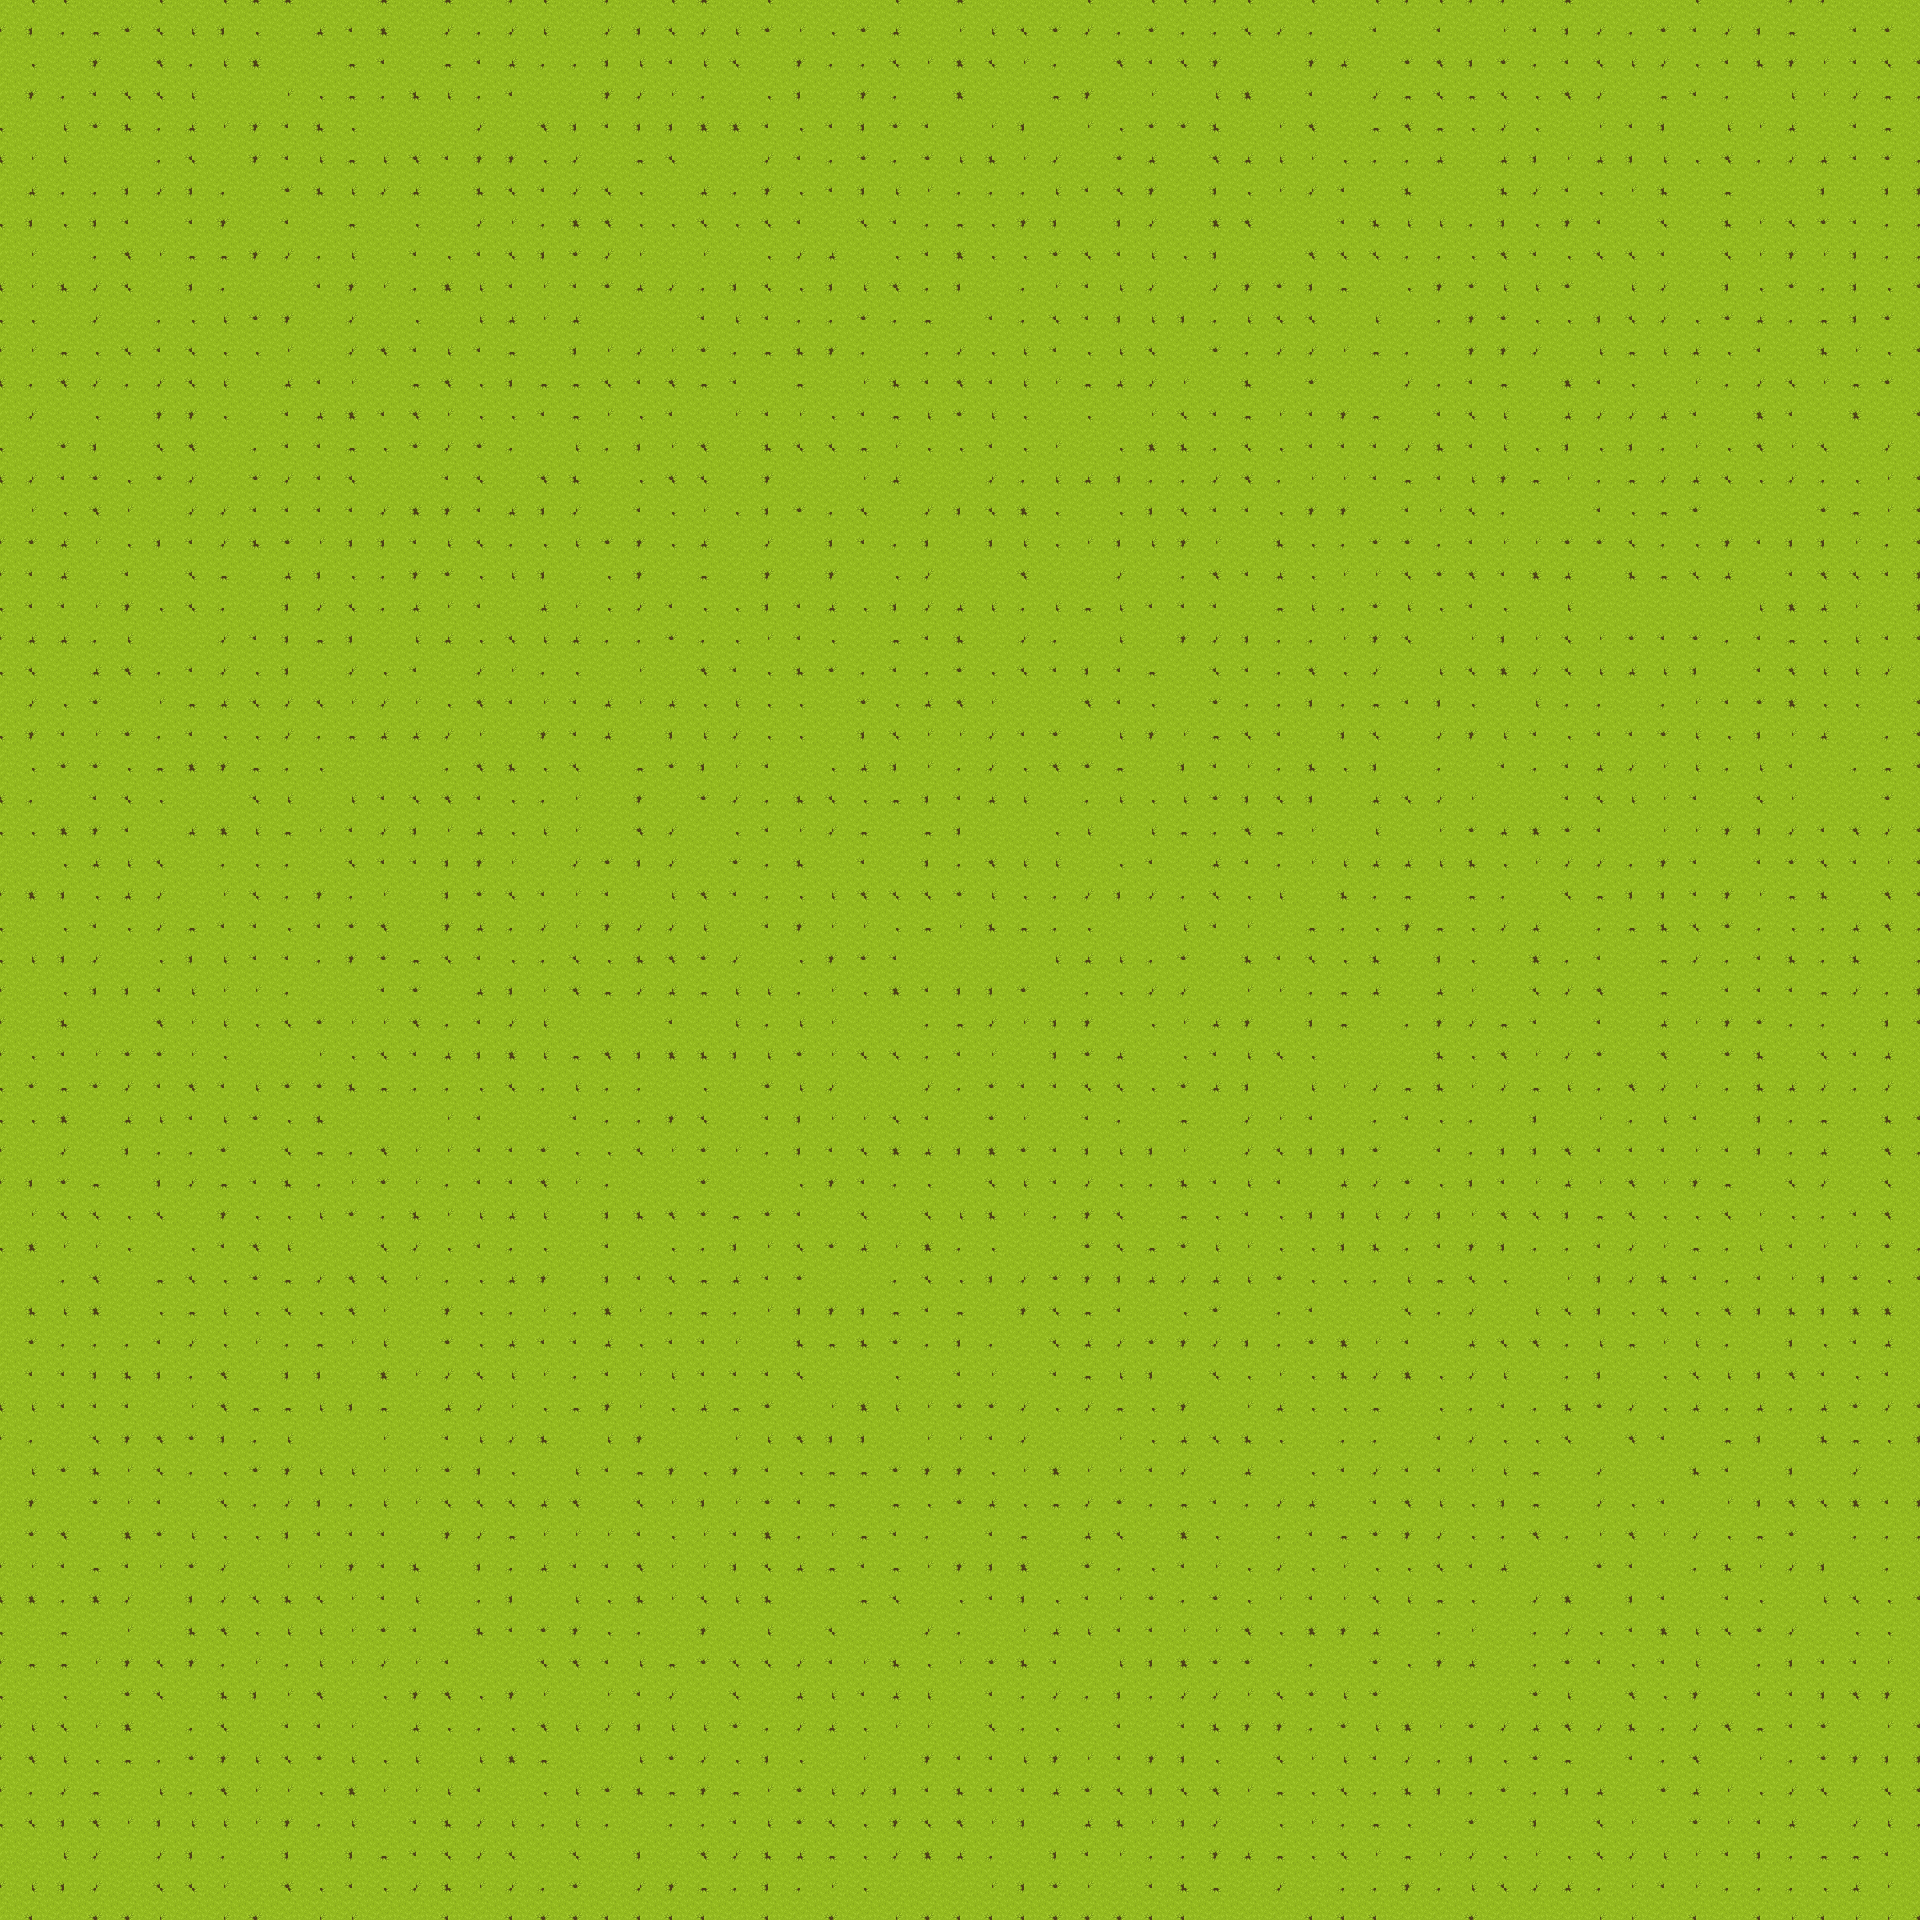

Below is a game level as drawn by its tile map, then a one-line description and the .tmx that defines it (tile-layer data replaced by summaries):
An orthogonal 60x60 tile map with 32x32 px tiles, 1 tile layer (groundLayer).

<map version="1.8" tiledversion="1.8.4" orientation="orthogonal" renderorder="right-down" width="60" height="60" tilewidth="32" tileheight="32" infinite="0" nextlayerid="2" nextobjectid="1">
 <editorsettings>
  <export target="map1.tmj" format="json" />
 </editorsettings>
 <tileset firstgid="1" name="pipoya" tilewidth="32" tileheight="32" tilecount="1064" columns="8">
  <image source="pipoya.png" width="256" height="4256" />
 </tileset>
 <layer id="1" name="groundLayer" width="60" height="60">
  <data>[3600 cells, 3600 non-empty, 8 distinct tile ids]</data>
 </layer>
</map>
